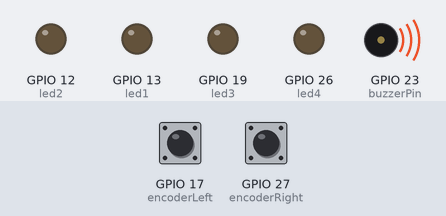
Bench run of a program on a simulated Raspberry Pi (BCM pin numbers). On the bench: output pins drawn as LEDs (lit = HIGH), buzzer (waves = sounding, pin HIGH). The inputs (shaded band) are chosen by the test bench; at power-on: GPIO 17 (encoderLeft) HIGH, GPIO 27 (encoderRight) HIGH. What the program prints to the terminal is not drawn.

Above: at 5.0 s.
5.1 s: GPIO 17 (encoderLeft) pulled LOW for 0.15 s
At 5.17 s:
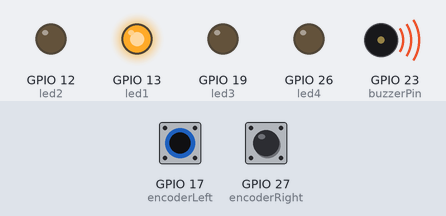
6.7 s: GPIO 27 (encoderRight) pulled LOW for 0.15 s
At 6.77 s:
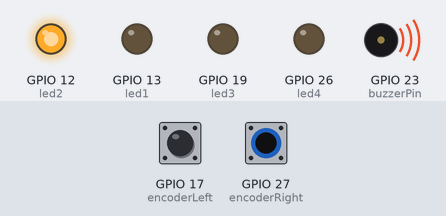
8.3 s: GPIO 27 (encoderRight) pulled LOW for 3.2 s
At 12.7 s:
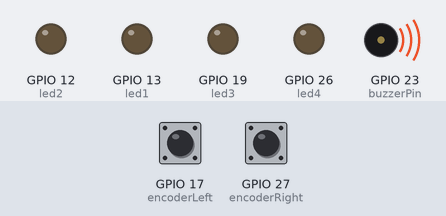
13.0 s: GPIO 17 (encoderLeft) pulled LOW for 3.2 s
At 13.8 s:
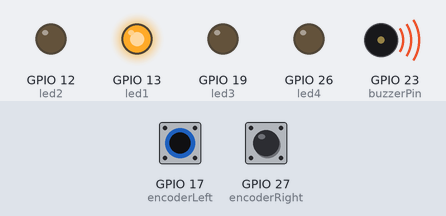
17.7 s: GPIO 17 (encoderLeft) driven LOW and GPIO 27 (encoderRight) driven LOW
At 18.9 s:
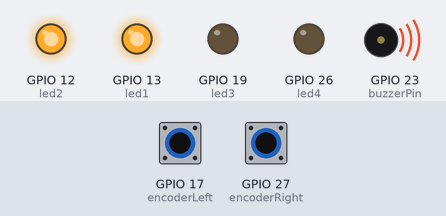
Timing chart, 0 to 20.2 s (numbered marks = the images above; inputs shaded):
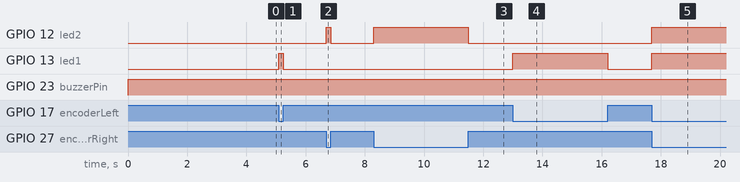

The program:

buttonsencoder.py
```python
#!/usr/bin/env python3

# pylint: disable=no-member

from config import *  # pylint: disable=unused-wildcard-import
import RPi.GPIO as GPIO
import time

def ledsEnable():
    GPIO.output(led1, 1)
    GPIO.output(led2, 1)
    GPIO.output(led3, 1)
    GPIO.output(led4, 1)

def ledsDisable():
    GPIO.output(led1, 0)
    GPIO.output(led2, 0)
    GPIO.output(led3, 0)
    GPIO.output(led4, 0)

def ledsEnableForSecond():
    ledsEnable()
    time.sleep(1)
    ledsDisable()

def encoderTest():
    print("\n  The encoder test.")
    print("    Turn the encoder.")

    encoderLeftPrevoiusState = GPIO.input(encoderLeft)
    encoderRightPrevoiusState = GPIO.input(encoderRight)

    encoderLeftCounter = 0
    encoderRightCounter = 0

    while (encoderLeftCounter < 5 or encoderRightCounter < 5):
        encoderLeftCurrentState = GPIO.input(encoderLeft)
        encoderRightCurrentState = GPIO.input(encoderRight)

        if(encoderLeftPrevoiusState == 1 and encoderLeftCurrentState == 0):
            encoderLeftCounter += 1
        if(encoderRightPrevoiusState == 1 and encoderRightCurrentState == 0):
            encoderRightCounter += 1

        GPIO.output(led1, not encoderLeftCurrentState)
        GPIO.output(led2, not encoderRightCurrentState)

        encoderLeftPrevoiusState = encoderLeftCurrentState
        encoderRightPrevoiusState = encoderRightCurrentState

    ledsEnableForSecond()

def buttonsTest():
    print("\n  The buttons test.")

    print("    Press the red button.")
    GPIO.output(led3, 1)
    while(GPIO.input(buttonRed) == 1):
        pass
    ledsEnableForSecond()

    print("    Press the green button.")
    GPIO.output(led4, 1)
    while(GPIO.input(buttonGreen) == 1):
        pass
    ledsEnableForSecond()

def test():
    print('\nThe encoder and buttons test.')
    encoderTest()
    buttonsTest()
    print('\nThe encoder and buttons test finished sucessfully.')


if __name__ == "__main__":
    test()
    GPIO.cleanup()
```

config.py
```python
#!/usr/bin/env python3
# pylint: disable=no-member

import RPi.GPIO as GPIO

# pin numbers in BCM
GPIO.setmode(GPIO.BCM)
GPIO.setwarnings(False)

led1 = 13
led2 = 12
led3 = 19
led4 = 26
GPIO.setup(led1, GPIO.OUT)
GPIO.setup(led2, GPIO.OUT)
GPIO.setup(led3, GPIO.OUT)
GPIO.setup(led4, GPIO.OUT)

buttonRed = 5
buttonGreen = 6
encoderLeft = 17
encoderRight = 27
GPIO.setup(buttonRed, GPIO.IN, pull_up_down=GPIO.PUD_UP)
GPIO.setup(buttonGreen, GPIO.IN, pull_up_down=GPIO.PUD_UP)
GPIO.setup(encoderLeft, GPIO.IN, pull_up_down=GPIO.PUD_UP)
GPIO.setup(encoderRight, GPIO.IN, pull_up_down=GPIO.PUD_UP)

buzzerPin = 23
GPIO.setup(buzzerPin, GPIO.OUT)
GPIO.output(buzzerPin, 1)

ws2812pin = 8


def configInfo():
    print('This is only configuration file.\n')


if __name__ == "__main__":
    configInfo()
```

Measured:
- after the input at 5.1 s, GPIO 13 (led1): LOW → HIGH at once, → LOW 0.15 s later
- after the input at 6.7 s, GPIO 12 (led2): LOW → HIGH at once, → LOW 0.15 s later
- after the input at 8.3 s, GPIO 12 (led2): LOW → HIGH at once, → LOW 3.2 s later
- after the input at 13.0 s, GPIO 13 (led1): LOW → HIGH at once, → LOW 3.2 s later
- after the input at 17.7 s, GPIO 12 (led2), GPIO 13 (led1): LOW → HIGH at once
